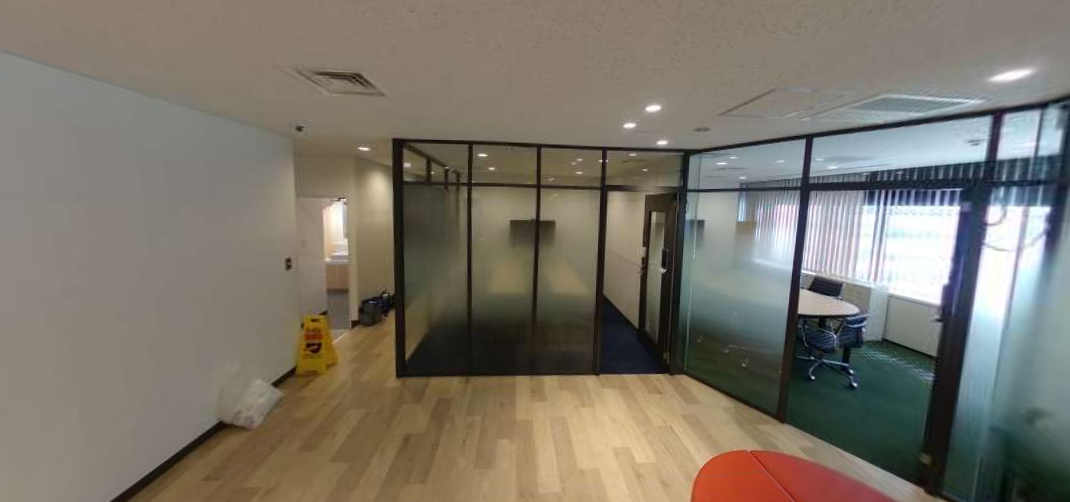
#> input picture saize/img/image3.png, 1070 x 502 px
$ python find_contours.py
#> lines starting #> are read from the running program, lines starting #| are printed output that depends on the picture; after the words box and inside, x2 and y2 are one past the last pixel; in counts of white or black regions, pixels touching at a corner belong together
import cv2
import numpy as np
import matplotlib.pyplot as plt
from urllib.request import urlopen
from skimage import io

img = io.imread('img/image3.png')
#> img is the input picture: shape (502, 1070, 3); mean R, G, B 123.5, 117.3, 105.8

#解説3
# グレースケールに変換
gray = cv2.cvtColor(img, cv2.COLOR_BGR2GRAY)
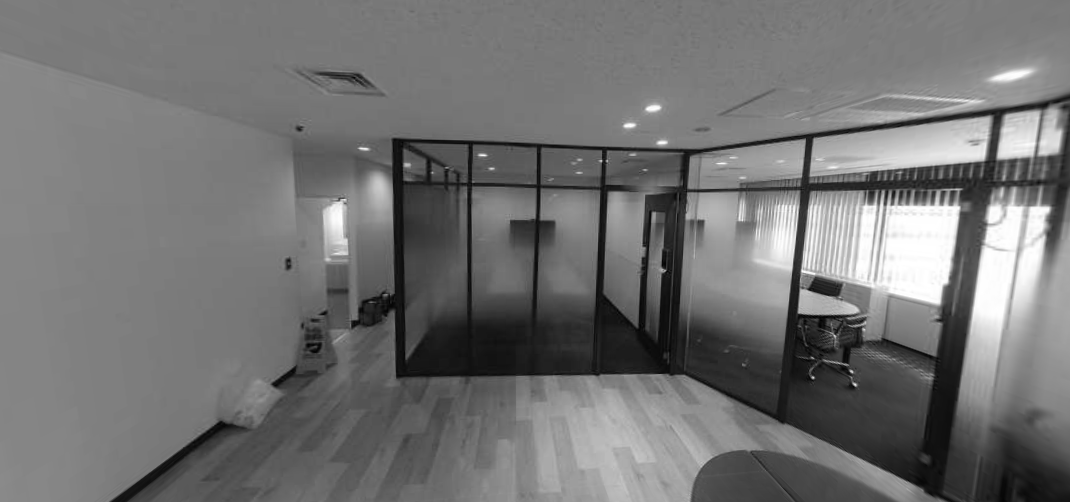
#> gray: shape (502, 1070); min 2, max 255, mean 114.5
# 二値化（閾値を150に設定）
ret, binary = cv2.threshold(gray, 50, 255, cv2.THRESH_BINARY)
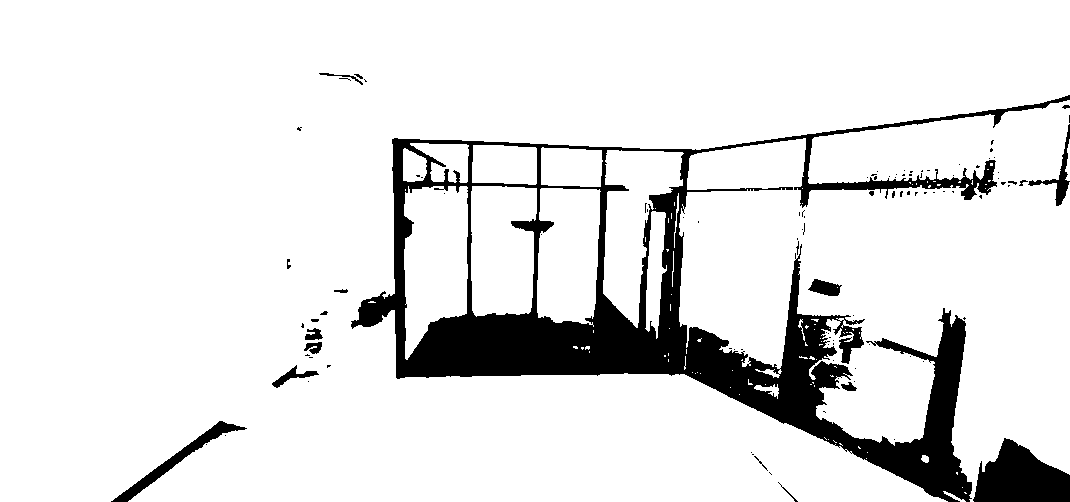
#> binary: shape (502, 1070); 89.1% white; 104 black regions (83 under 20 px)

#解説4
# 輪郭を検出
contours, hierarchy = cv2.findContours(binary, cv2.RETR_TREE, cv2.CHAIN_APPROX_SIMPLE)
#> contours = 230 contours, 193 with area under 20; largest, box (x1, y1, x2, y2) and area: (0, 0, 1070, 502) 337190, (679, 100, 1070, 502) 98402, (404, 186, 468, 360) 8430, (471, 186, 537, 317) 7632, (537, 188, 601, 327) 7486

#解説5
# 全て白の画像を作成
img_blank = np.ones_like(img) * 255
# 輪郭だけを描画（黒色で描画）
img_contour_only = cv2.drawContours(img_blank, contours, -1, (0,0,0), 3)
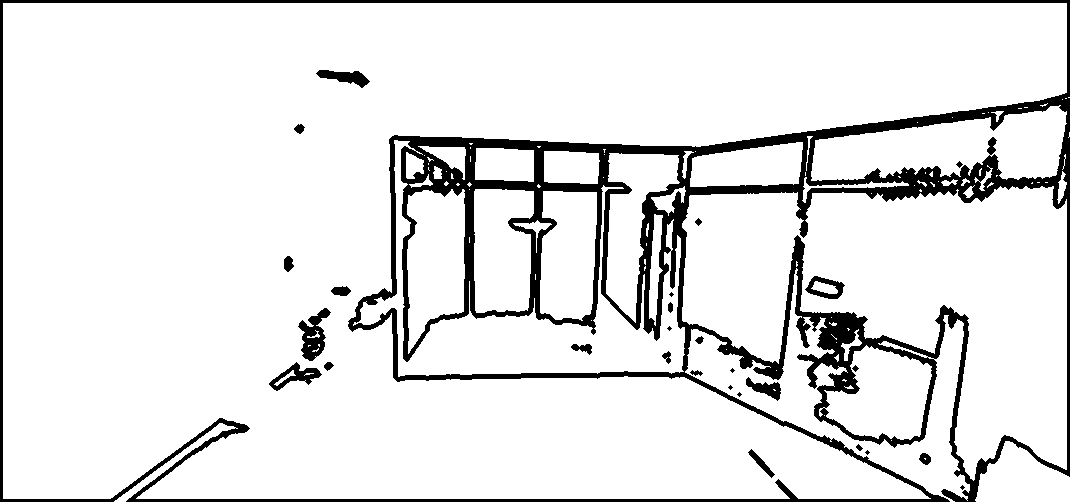
#> img_contour_only: shape (502, 1070, 3); 89.7% white; 28 black regions (7 under 20 px), largest, box (x1, y1, x2, y2) and area: (0, 0, 1070, 502) 51417, (298, 308, 331, 361) 830, (269, 362, 322, 391) 551
# 描画
plt.imshow(cv2.cvtColor(img_contour_only, cv2.COLOR_BGR2RGB))
plt.show()

$ run again, with saize/img/image4.png copied over saize/img/image3.png
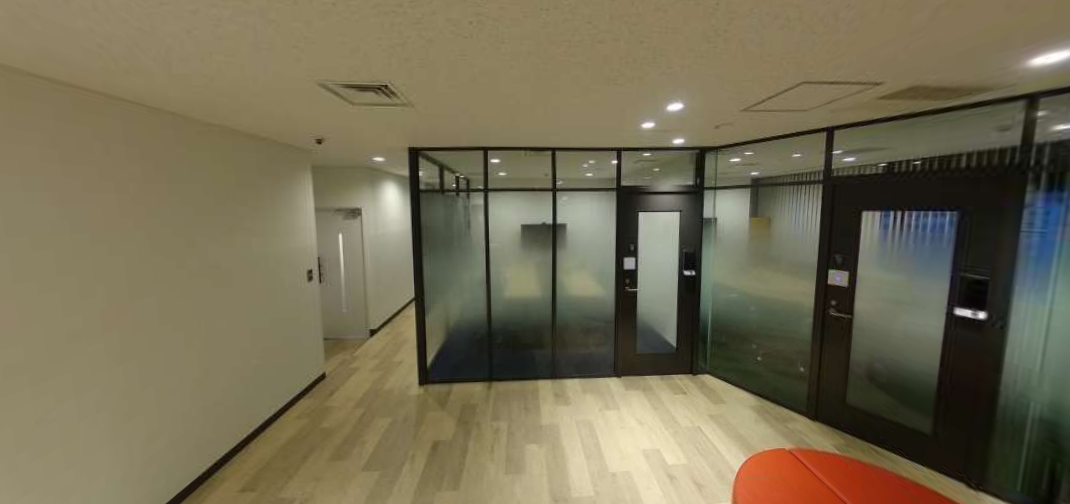
#> input picture saize/img/image4.png, 1070 x 504 px
#> img is the input picture: shape (504, 1070, 3); mean R, G, B 116.6, 108.6, 83.7
#> `ret, binary = cv2.threshold(gray, 50, 255, cv2.THRESH_BINARY)`:
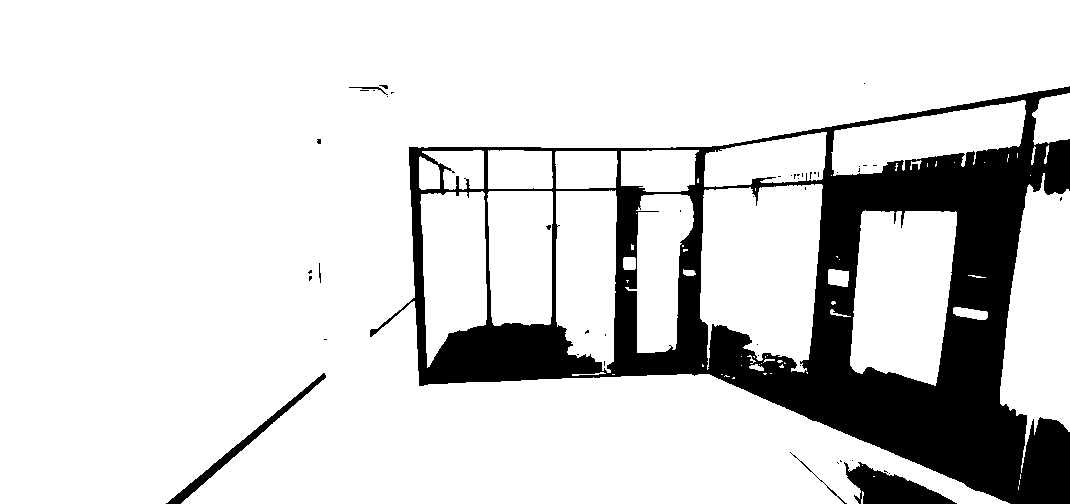
#> binary: shape (504, 1070); 84.2% white; 47 black regions (40 under 20 px)
#> contours = 146 contours, 114 with area under 20; largest, box (x1, y1, x2, y2) and area: (0, 0, 1070, 504) 344377, (700, 184, 823, 373) 17969, (850, 210, 957, 386) 14979, (1000, 173, 1070, 473) 13271, (556, 190, 617, 373) 9392
#> `img_contour_only = cv2.drawContours(img_blank, contours, -1, (0,0,0), 3)`:
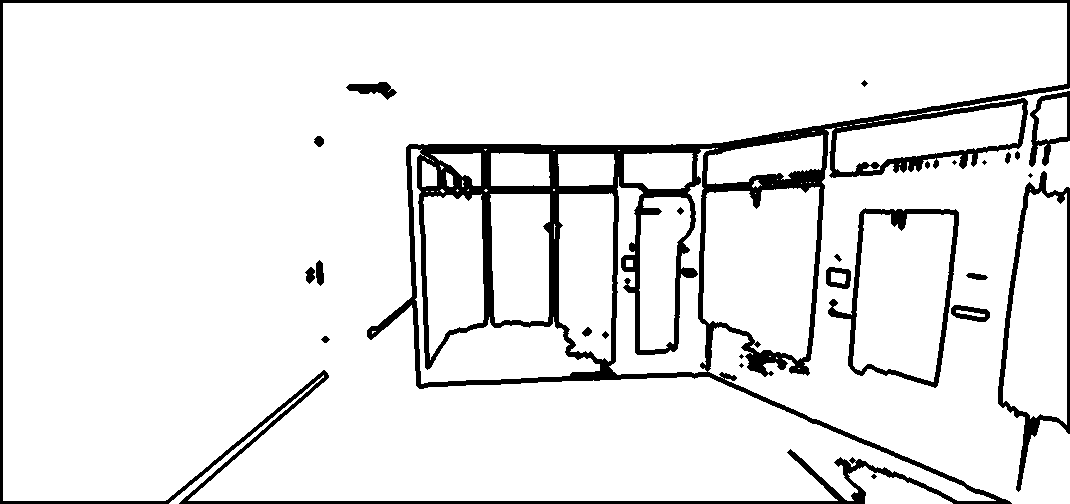
#> img_contour_only: shape (504, 1070, 3); 90.8% white; 26 black regions (6 under 20 px), largest, box (x1, y1, x2, y2) and area: (0, 0, 1070, 504) 40545, (998, 171, 1070, 492) 3091, (828, 208, 959, 388) 2924

$ run again, with saize/img/cup_front_2.png copied over saize/img/image3.png
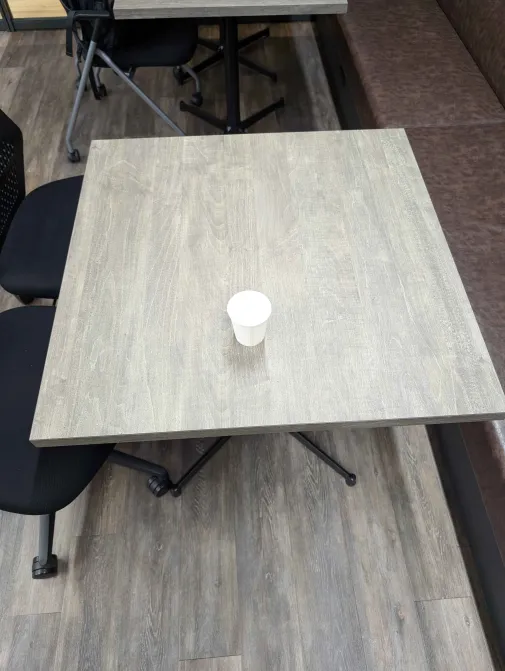
#> input picture saize/img/cup_front_2.png, 505 x 671 px
#> img is the input picture: shape (671, 505, 3); mean R, G, B 133.7, 130.8, 125.8
#> `ret, binary = cv2.threshold(gray, 50, 255, cv2.THRESH_BINARY)`:
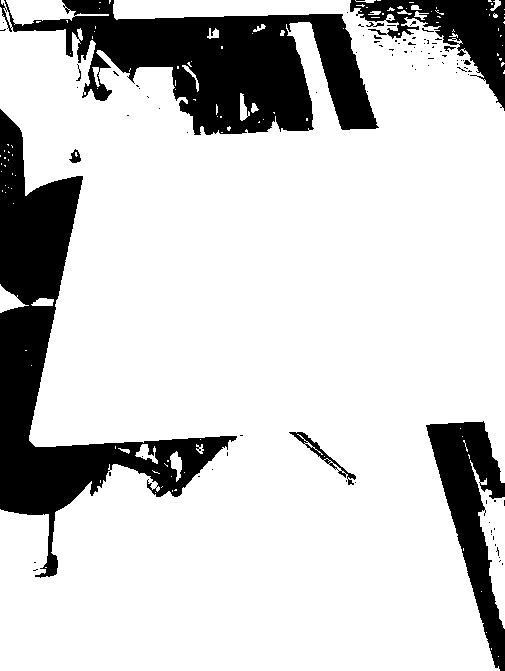
#> binary: shape (671, 505); 80.7% white; 90 black regions (80 under 20 px)
#> contours = 256 contours, 222 with area under 20; largest, box (x1, y1, x2, y2) and area: (0, 0, 505, 671) 266449, (470, 460, 505, 629) 2030, (6, 0, 109, 26) 1219, (288, 431, 357, 481) 488, (0, 284, 29, 313) 326
#> `img_contour_only = cv2.drawContours(img_blank, contours, -1, (0,0,0), 3)`:
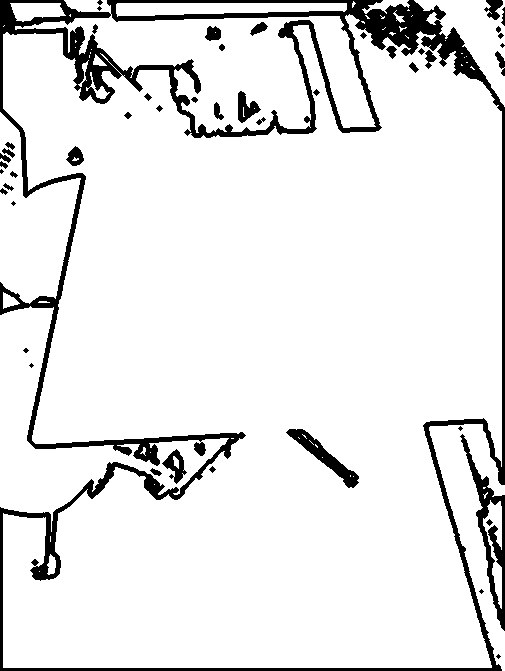
#> img_contour_only: shape (671, 505, 3); 90.6% white; 47 black regions (10 under 20 px), largest, box (x1, y1, x2, y2) and area: (0, 0, 505, 671) 26098, (460, 434, 505, 631) 1975, (286, 429, 359, 488) 1040
